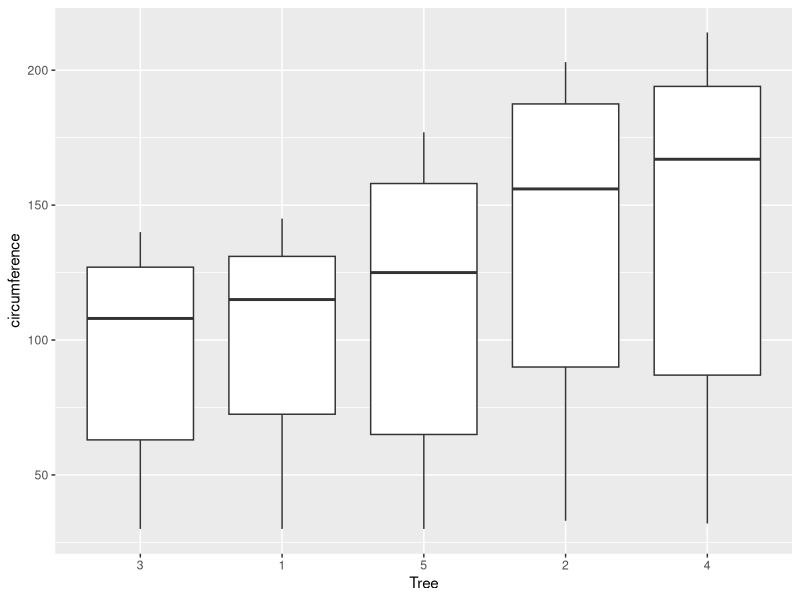
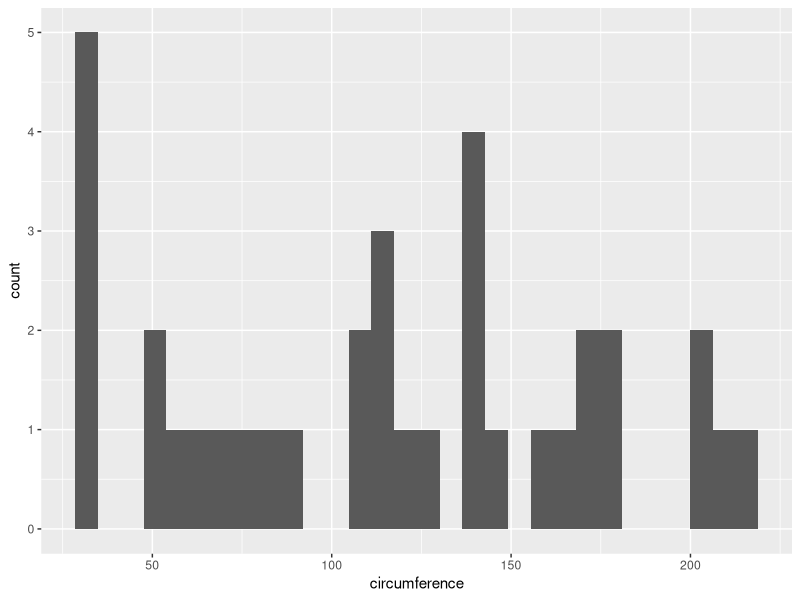
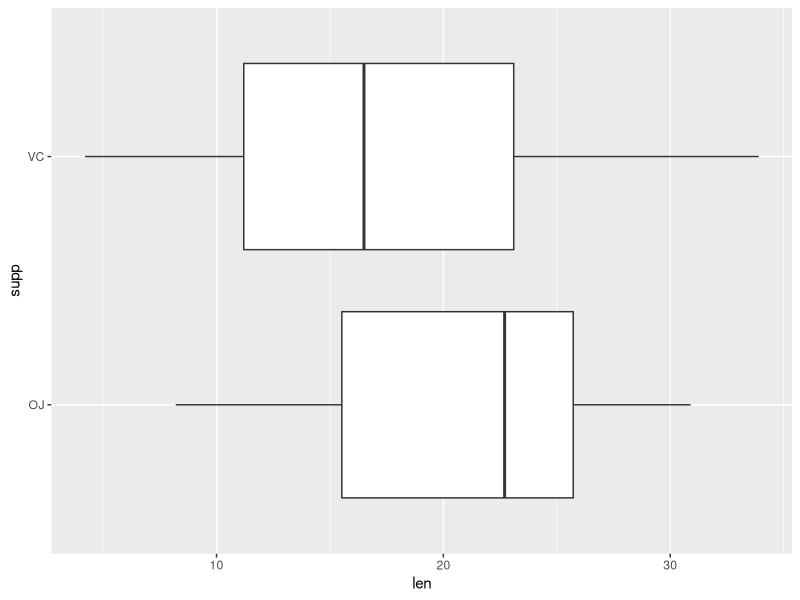
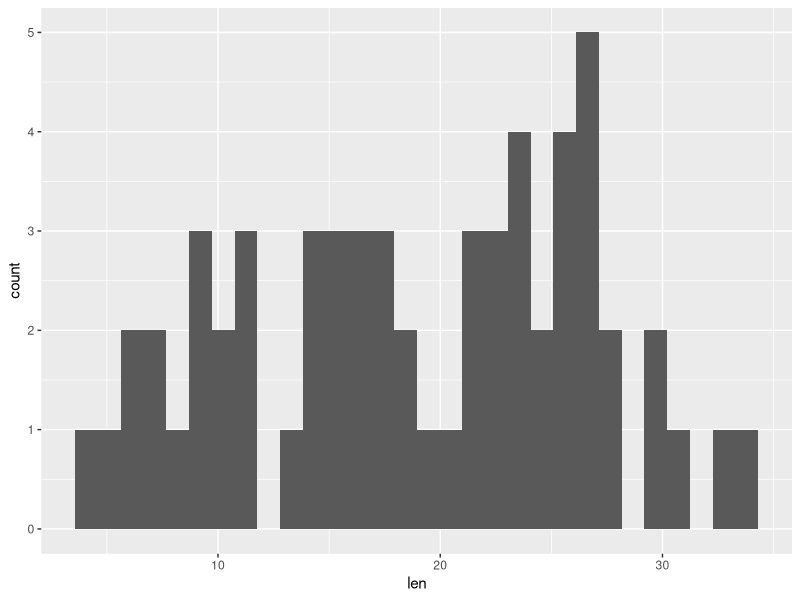
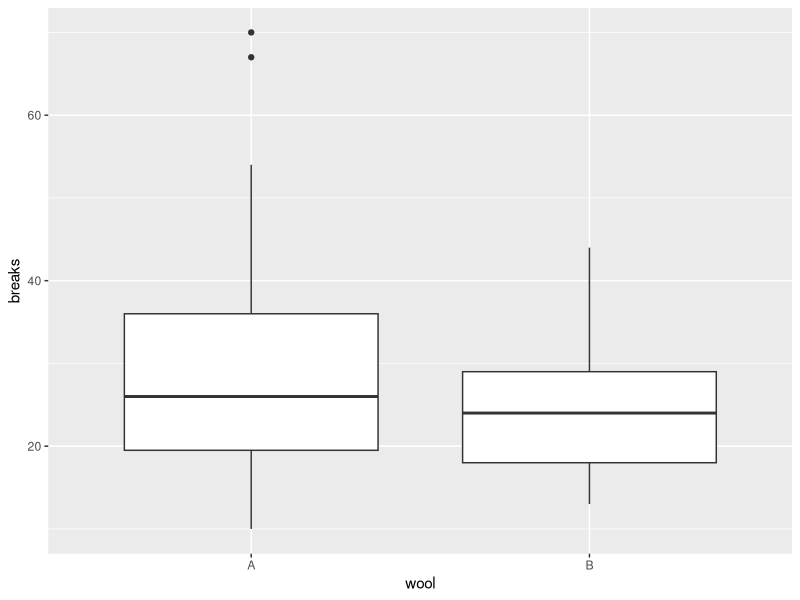
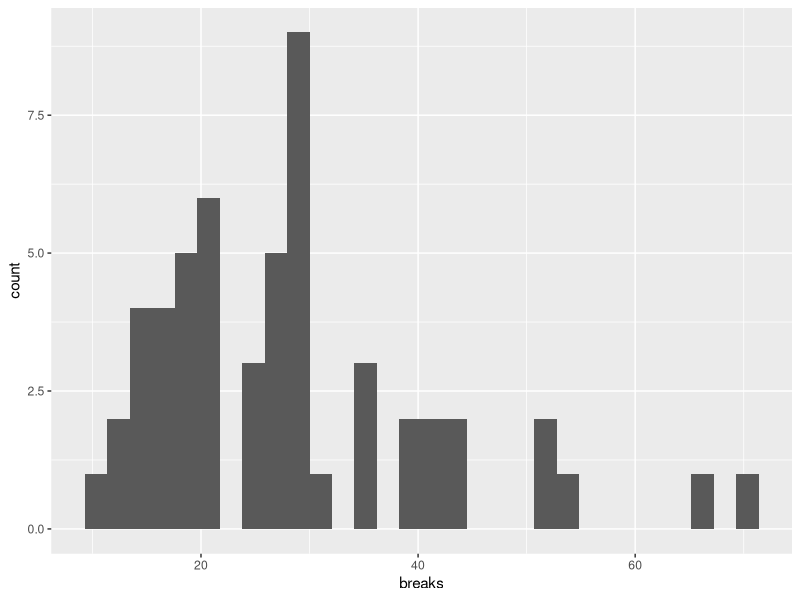

Recreate these plots in R, in order. (Note: this script raises an error after producing the figures.)
#BioStats 2021
#Quiz 2
#22/04/2021
#Jesse Phillips

#Packages
library(tidyverse)
library(ggplot2)
library(ggpubr)

# Question 1 --------------------------------------------------------------

Orange <- datasets::Orange
ToothGrowth <- datasets::ToothGrowth
warpbreaks <- datasets::warpbreaks


# Orange data
ggplot(Orange, aes(x = Tree, y = circumference)) +
  geom_boxplot()

  # hypothesis -> H0: all trees have the same circumference (T1 = T2 = T3 = T4 = T5)
  #               H1: all tress do not have the same circumference 

  # We'll use an ANOVA (comparing 5 different groups) 

  # Assumptions -> is the data normally distributed?
ggplot(Orange, aes(x = circumference)) +
    geom_histogram(position = "dodge")

shapiro.test(Orange$circumference)
    # the circumferences are normally distributed (p = 0.08)

  # Assumptions -> Homoscedasticity 
Orange %>% 
  group_by(Tree) %>% 
  summarise(var = var(circumference))
    # the largest value is < 4x greater than smallest, so the variance is homogenous enough

  # Assumptions -> the dependent variable (circumference) must be continuous
str(Orange$circumference) # yes it is

  # Assumptions -> observations in groups being compared are independent
    # we shall assume so, they are separate tress

  # All assumptions met. Now we can run our ANOVA
orange_aov <- aov(circumference ~ Tree, data = Orange)
summary(orange_aov)
  # We cannot reject H0 (p = 0.49), therefore the trees in this experiment do NOT 
  # differ significantly in circumference. 


# ToothGrowth data
ggplot(ToothGrowth, aes(x = supp, y = len)) +
  geom_boxplot() +
  coord_flip()

  # hypothesis -> H0: the length of VC is not lesser than the length of OJ
  #               H1: the length of VC is lesser than the length of OJ (VC < OJ)

  # We'll use a one-sided two-sample t-test

  # Assumptions -> is the data normally distributed?
ggplot(ToothGrowth, aes(x = len)) +
  geom_histogram(position = "dodge")

shapiro.test(ToothGrowth$len)
    # the lengths are normally distributed (p = 0.11)

  # Assumptions -> Homoscedasticity 
ToothGrowth %>% 
  group_by(supp) %>% 
  summarise(var = var(len))
    # the variances are homoscedastic 

  # Assumptions -> the dependent variable (length) must be continuous
str(ToothGrowth$len) # yes

  # Assumptions -> observations in groups being compared are independent
    # once again assumed

  # now we run the t-test
compare_means(len ~ supp, data = ToothGrowth, method = "t.test", var.equal = T, alternative = "less")
  # We reject H0 (p = 0.03), and conclude that the true length under supp VC
  # is less than the length under supp OJ 


# warpbreaks data
ggplot(warpbreaks, aes(x = wool, y = breaks)) +
  geom_boxplot()

  # hypothesis -> H0: wool A has the same amount of breaks as wool B
  #               H1: wool A does not have the same amount of breaks as wool B

  # We'll use a two-sided two-sample t-test

  # Assumptions -> is the data normally distributed?
ggplot(warpbreaks, aes(x = breaks)) +
  geom_histogram(position = "dodge")

shapiro.test(warpbreaks$breaks)
  # the breaks are NOT normally distributed (p < 0.05)

  # We will have to use a Wilcox Rank Sum test instead
compare_means(breaks ~ wool, data = warpbreaks, method = "wilcox.test")
  # We cannot reject H0 (p = 0.25). Wool A produces the same number of breaks 
  # as wool B.


# Question 2 --------------------------------------------------------------

SACTN <- SACTN_daily_v4.2 #I automatically loaded data in from Files tab
SACTN_2 <- SACTN %>% 
  separate(col = index, into = c("site", "source"), sep = "/") %>% 
  separate(col = date , into = c("yr", "mo", "day"), sep = "-")

ggplot(SACTN_2, aes(x = mo, y = temp, group = site)) +
  geom_boxplot() + 
  facet_wrap(vars(source))
  
SACTN_aov <- aov(temp ~ mo, data = SACTN_2)
summary(SACTN_aov)

SACTN_Tk <- TukeyHSD(SACTN_aov)
plot(SACTN_Tk) 
  # monthly differences exist in SST (in general)

  # we can eyeball the ggplot created earlier and say that monthly difference do 
  # exist between each of the sites and source.